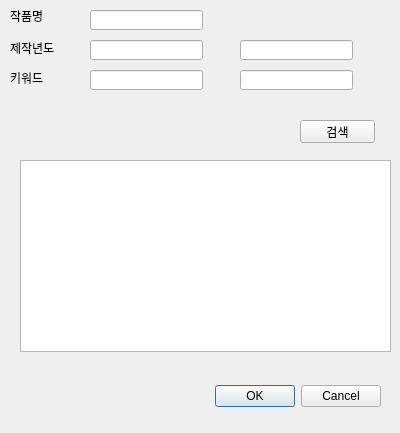
<?xml version="1.0" encoding="UTF-8"?>
<ui version="4.0">
 <class>Dialog</class>
 <widget class="QDialog" name="Dialog">
  <property name="geometry">
   <rect>
    <x>0</x>
    <y>0</y>
    <width>400</width>
    <height>433</height>
   </rect>
  </property>
  <property name="windowTitle">
   <string>Dialog</string>
  </property>
  <widget class="QDialogButtonBox" name="buttonBox">
   <property name="geometry">
    <rect>
     <x>40</x>
     <y>380</y>
     <width>341</width>
     <height>32</height>
    </rect>
   </property>
   <property name="orientation">
    <enum>Qt::Horizontal</enum>
   </property>
   <property name="standardButtons">
    <set>QDialogButtonBox::Cancel|QDialogButtonBox::Ok</set>
   </property>
  </widget>
  <widget class="QLabel" name="label">
   <property name="geometry">
    <rect>
     <x>10</x>
     <y>10</y>
     <width>56</width>
     <height>12</height>
    </rect>
   </property>
   <property name="text">
    <string>작품명</string>
   </property>
  </widget>
  <widget class="QLabel" name="label_2">
   <property name="geometry">
    <rect>
     <x>10</x>
     <y>40</y>
     <width>81</width>
     <height>16</height>
    </rect>
   </property>
   <property name="text">
    <string>제작년도</string>
   </property>
  </widget>
  <widget class="QTextBrowser" name="textBrowser">
   <property name="geometry">
    <rect>
     <x>20</x>
     <y>160</y>
     <width>371</width>
     <height>192</height>
    </rect>
   </property>
  </widget>
  <widget class="QLineEdit" name="startyear">
   <property name="geometry">
    <rect>
     <x>90</x>
     <y>40</y>
     <width>113</width>
     <height>20</height>
    </rect>
   </property>
   <property name="text">
    <string/>
   </property>
  </widget>
  <widget class="QLineEdit" name="name">
   <property name="geometry">
    <rect>
     <x>90</x>
     <y>10</y>
     <width>113</width>
     <height>20</height>
    </rect>
   </property>
   <property name="text">
    <string/>
   </property>
  </widget>
  <widget class="QLineEdit" name="keyword1">
   <property name="geometry">
    <rect>
     <x>90</x>
     <y>70</y>
     <width>113</width>
     <height>20</height>
    </rect>
   </property>
   <property name="text">
    <string/>
   </property>
  </widget>
  <widget class="QLabel" name="label_3">
   <property name="geometry">
    <rect>
     <x>10</x>
     <y>70</y>
     <width>81</width>
     <height>16</height>
    </rect>
   </property>
   <property name="text">
    <string>키워드</string>
   </property>
  </widget>
  <widget class="QLineEdit" name="end_year">
   <property name="geometry">
    <rect>
     <x>240</x>
     <y>40</y>
     <width>113</width>
     <height>20</height>
    </rect>
   </property>
   <property name="text">
    <string/>
   </property>
  </widget>
  <widget class="QLineEdit" name="keyword2">
   <property name="geometry">
    <rect>
     <x>240</x>
     <y>70</y>
     <width>113</width>
     <height>20</height>
    </rect>
   </property>
   <property name="text">
    <string/>
   </property>
  </widget>
  <widget class="QPushButton" name="search_btn">
   <property name="geometry">
    <rect>
     <x>300</x>
     <y>120</y>
     <width>75</width>
     <height>23</height>
    </rect>
   </property>
   <property name="text">
    <string>검색</string>
   </property>
  </widget>
 </widget>
 <resources/>
 <connections>
  <connection>
   <sender>buttonBox</sender>
   <signal>accepted()</signal>
   <receiver>Dialog</receiver>
   <slot>accept()</slot>
   <hints>
    <hint type="sourcelabel">
     <x>248</x>
     <y>254</y>
    </hint>
    <hint type="destinationlabel">
     <x>157</x>
     <y>274</y>
    </hint>
   </hints>
  </connection>
  <connection>
   <sender>buttonBox</sender>
   <signal>rejected()</signal>
   <receiver>Dialog</receiver>
   <slot>reject()</slot>
   <hints>
    <hint type="sourcelabel">
     <x>316</x>
     <y>260</y>
    </hint>
    <hint type="destinationlabel">
     <x>286</x>
     <y>274</y>
    </hint>
   </hints>
  </connection>
 </connections>
</ui>
